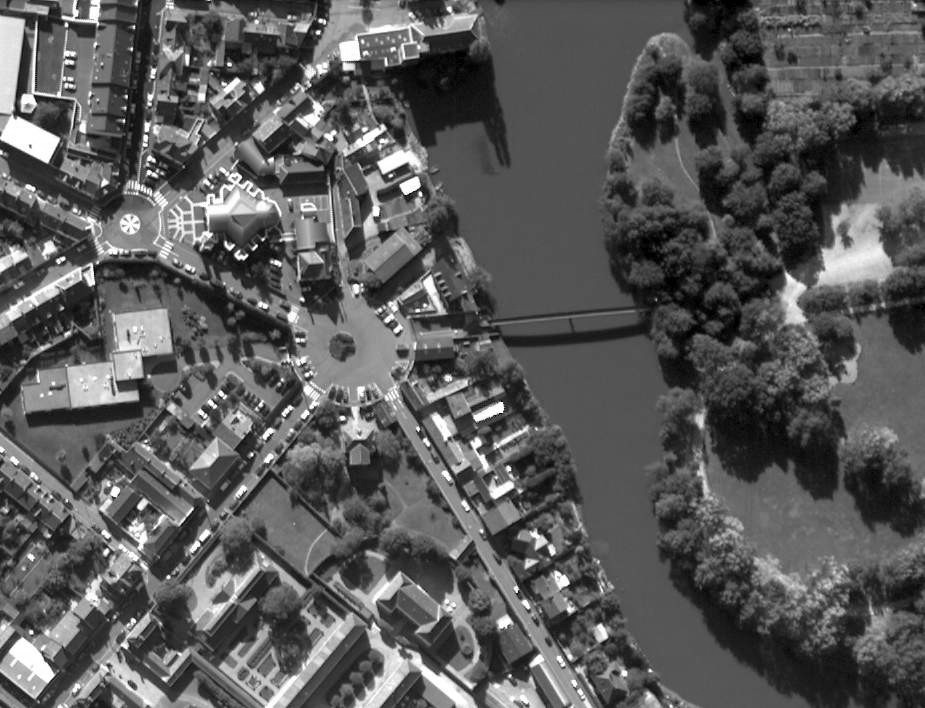
#> input picture images/tp/unsupervised/complexite.jpg, 925 x 708 px, found by its file name
$ python k_means.py   (Python 2 division)
#> lines starting #> are read from the running program, lines starting #| are printed output that depends on the picture
# -*- coding: utf-8 -*-
"""
Created on Fri Jan 26 15:54:32 2018

@author: Oussama Ennafii
"""

import skimage
import skimage.io
import skimage.color

import matplotlib.pyplot as plt

import numpy as np
import scipy.spatial.distance

import moviepy.editor

import random
import itertools

import time


def read_image(filename):
#> called with filename = 'complexite.jpg'
    return skimage.io.imread(filename)
#> returned value is the input picture: shape (708, 925); min 0, max 255, mean 89.8
#| Image size:  (708, 925)


def sample(image, k):
#> called with k = 5
    l, w = image.shape[:2]
#> l = 708; w = 925
    indices = random.sample(
        list(
            itertools.product(
                range(l),
                range(w)
            )
        ),
        k
    )
    return (indices, [image[i, j] for i, j in indices])


def distance(lhs, rhs):
    return scipy.spatial.distance.euclidean(lhs, rhs)


def initiate(image, k):
    init_indices, clusters = sample(image, k)
#> init_indices = [(436, 658), (476, 701), (45, 825), (293, 468), (579, 535)]; clusters = [86, 138, 105, 99, 56]
    cluster_map = np.full(image.shape[:2], -1, dtype = np.int64)
    for c, (i, j) in enumerate(init_indices):
        cluster_map[i, j] = c
#> this loop made 5 passes
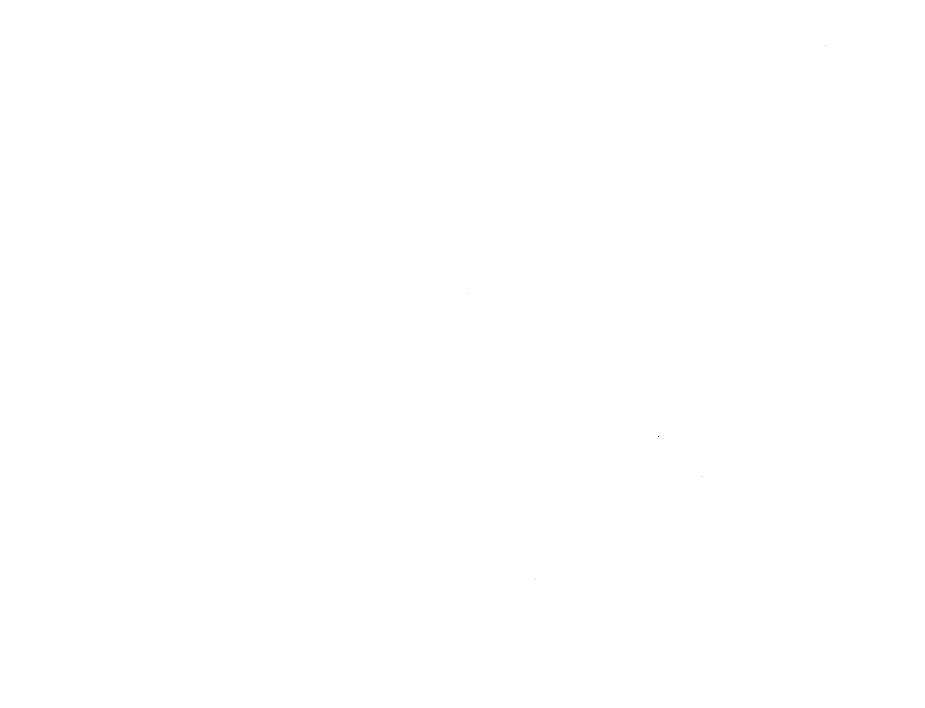
#> cluster_map: shape (708, 925) int64; 6 distinct labels, from -1 to 4; one colour per label, 0 black, -1 white
    return (cluster_map, clusters)


def update_pixel(i, j, cluster_map, image, clusters, cluster_cardinals):
    ds = [distance(image[i, j], k) for k in clusters]
    new = np.argmin(ds)
    cluster_cardinals[new] += 1
    clusters[new] = (clusters[new] * (cluster_cardinals[new] - 1) + image[i, j]) / cluster_cardinals[new]
    if cluster_map[i, j] > -1:
        clusters[cluster_map[i, j]] = (
            (clusters[cluster_map[i, j]] * cluster_cardinals[cluster_map[i, j]]
            -
            image[i, j]) / (cluster_cardinals[cluster_map[i, j]] - 1)
            if cluster_cardinals[cluster_map[i, j]] > 1 else 0
        )
        cluster_cardinals[cluster_map[i, j]] -= 1
    return (
        new,
        cluster_cardinals,
        clusters
    )


def update_pixels(image, clusters, cluster_cardinals, cluster_map):
    l, w = image.shape[:2]
    for i, j in itertools.product(range(l), range(w)):
        cluster_map[i, j], cluster_cardinals, clusters = update_pixel(
            i,
            j,
            cluster_map,
            image,
            clusters,
            cluster_cardinals
        )
        if min(cluster_cardinals) <=0:
            print cluster_cardinals
            print clusters
            plt.imshow(cluster_map)
            plt.show()
    return (
        cluster_map,
        clusters,
        cluster_cardinals
    )


def barycenter(image):
    return np.mean(image)


def intra_inertia(image, clusters, cluster_cardinals):
    g = barycenter(image)
    return sum(
        [n * distance(gk, g) for n, gk in zip(cluster_cardinals, clusters)]
    )


def k_means(image, k, iterations=1, epsilon=0):
    cluster_map, clusters = initiate(image, k)
#> clusters = [86, 138, 105, 99, 56]
    cluster_cardinals = k * [1]
    if epsilon != 0:
        cluster_maps = []
        Ib = [float('inf')]
        iteration = 1
        while True:
            cluster_map, clusters, cluster_cardinals = update_pixels(
                    image,
                    clusters,
                    k * [1],
                    cluster_map
                )
            cluster_maps.append(cluster_map)
            Ib.append(intra_inertia(image, clusters, cluster_cardinals))
            print '-> Iteration :', iteration
            print '---> inertia :', Ib[-1]
            iteration += 1
            if abs(Ib[-2] - Ib[-1]) < epsilon:
                break
    cluster_maps = iterations * [None]
    Ib = iterations * [None]
    for iteration in range(iterations):
        print clusters
        print cluster_cardinals

        cluster_map, clusters, cluster_cardinals = update_pixels(
            image,
            clusters,
            cluster_cardinals,
            cluster_map
        )
        cluster_maps[iteration] = cluster_map
        Ib[iteration] = intra_inertia(image, clusters, cluster_cardinals)
        print '-> Iteration :', iteration
        print '---> inertia :', Ib[iteration]
        print '---> population :', cluster_cardinals
#> this loop made 1 pass
#| [86, 138, 105, 99, 56]
#> after the loop, Ib = 2 items; cluster_cardinals = [1, 1, 1, 1, 1]; cluster_maps = 2 items
    return (cluster_maps, Ib)


def main():
    image = read_image('complexite.jpg')
    print 'Image size: ', image.shape[:2]
    k = 5
    print 'There are', k, 'clusters.'
    start = time.time()
    cluster_maps, Ib = k_means(image, k, iterations=2, epsilon=0)
    print '-->', time.time()-start, 'seconds'
    f, (ax1, ax2) = plt.subplots(1, 2)
    ax1.imshow(skimage.color.label2rgb(cluster_maps[-1]))
    ax1.set_title('K-means result for k =' + str(k))
    ax2.plot(Ib)
    ax2.set_yscale('log')
    ax2.set_title('Intra-class inertia Ib.')
    moviepy.editor.ImageSequenceClip(
        [skimage.color.label2rgb(cm) for cm in cluster_maps],
        fps=1
    ).write_videofile('k-means_iterations.mp4', fps = 1)
    plt.show()


if __name__ == '__main__':
#> (the run stopped early here; a loop or call above may not have finished)
